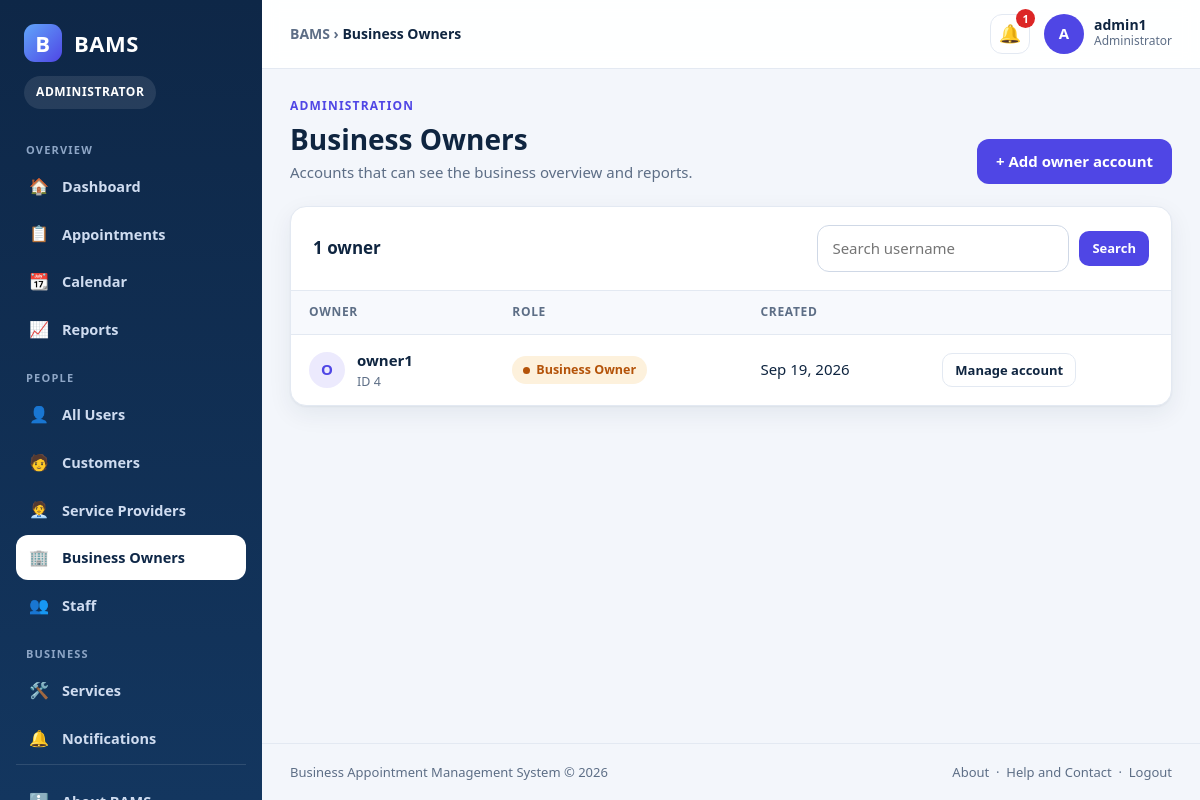
Page /manage_owners.php (signed in) on the committed database.
### tables this page shows
CREATE TABLE `users` (
  `user_id` int(11) NOT NULL,
  `username` varchar(50) NOT NULL,
  `password` varchar(255) NOT NULL,
  `role` varchar(30) NOT NULL,
  `created_at` timestamp NOT NULL DEFAULT current_timestamp()
);

### bootstrap.php (called while the page is built, shortened)
<?php
function e($value): string
{
    return htmlspecialchars((string)($value ?? ""), ENT_QUOTES, "UTF-8");
}
function initial(string $name): string
{
    $name = trim($name);
    $first = function_exists("mb_substr") ? mb_substr($name, 0, 1) : substr($name, 0, 1);
    return strtoupper($first);
}

### manage_owners.php (the view, shortened to what this page needs)
<?php
require_once __DIR__ . "/includes/layout.php";
$q = trim($_GET["q"] ?? "");
$sql = "SELECT user_id, username, created_at FROM users WHERE role = 'Business Owner'";
$sql .= " ORDER BY created_at DESC, user_id DESC";
$st = $conn->prepare($sql);
$st->execute();
$rows = $st->get_result()->fetch_all(MYSQLI_ASSOC);
?>
<div class="page-head">
    <div><div class="eyebrow">Administration</div><h1>Business Owners</h1><p>Accounts that can see the business overview and reports.</p></div>
    <div class="actions"><a class="btn" href="manage_users.php">+ Add owner account</a></div>
</div>
<div class="card">
    <div class="card-head">
        <div class="card-title"><?php echo count($rows); ?> owner<?php echo count($rows) === 1 ? "" : "s"; ?></div>
        <form class="search-bar" method="GET"><input name="q" placeholder="Search username" value="<?php echo e($q); ?>"><button class="btn btn-sm">Search</button></form>
    </div>
    <?php if (!$rows): ?>
        <div class="empty"><div class="big">🏢</div><strong>No business owners found</strong></div>
    <?php else: ?>
    <div class="table-wrap"><table>
        <thead><tr><th>Owner</th><th>Role</th><th>Created</th><th></th></tr></thead>
        <tbody>
        <?php foreach ($rows as $r): ?>
            <tr>
                <td><div class="cell-user"><div class="mini-avatar"><?php echo e(initial($r["username"])); ?></div><div><div class="cell-title"><?php echo e($r["username"]); ?></div><div class="cell-sub">ID <?php echo (int)$r["user_id"]; ?></div></div></div></td>
                <td><span class="badge b-wait">Business Owner</span></td>
                <td><?php echo e($r["created_at"] ? date("M j, Y", strtotime($r["created_at"])) : "-"); ?></td>
                <td><a class="btn btn-ghost btn-sm" href="manage_users.php?q=<?php echo urlencode($r["username"]); ?>">Manage account</a></td>
            </tr>
        <?php endforeach; ?>
        </tbody>
    </table></div>
    <?php endif; ?>
</div>

### bams.css (style rules this page uses)
:root { --bg:#f3f6fb; --surface:#ffffff; --ink:#0f2540; --muted:#5d6e86; --line:#e3e9f2; --primary:#2563eb; --primary-d:#1d4ed8; --primary-l:#e8effe; --navy:#0e2747; --navy-2:#13365f; --good:#15803d; --good-l:#e3f6ea; --wait:#b45309; --wait-l:#fdf1dc; --bad:#b91c1c; --bad-l:#fde7e7; --info:#0369a1; --info-l:#e0f2fb; --accent:#2563eb; --accent-l:#e8effe; --radius:16px; --shadow:0 1px 2px rgba(15,37,64,.05),0 8px 24px rgba(15,37,64,.07); --font:"Segoe UI",system-ui,-apple-system,"Helvetica Neue",Arial,sans-serif; }
body.role-admin { --accent:#4f46e5;--accent-l:#eceafd }
* { box-sizing:border-box }
html { scroll-behavior:smooth }
body { margin:0;font-family:var(--font);background:var(--bg);color:var(--ink);font-size:15px;line-height:1.55 }
a { color:var(--primary);text-decoration:none }
h1,h2,h3,h4 { margin:0 0 .4em;line-height:1.25 }
.page-head { display:flex;justify-content:space-between;align-items:flex-end;gap:16px;flex-wrap:wrap;margin-bottom:22px }
.page-head h1 { font-size:28px;margin:0 }
.page-head p { margin:4px 0 0;color:var(--muted) }
.eyebrow { font-size:12px;letter-spacing:1.2px;text-transform:uppercase;font-weight:800;color:var(--accent);margin-bottom:6px }
.actions { display:flex;gap:10px;flex-wrap:wrap }
.card { background:var(--surface);border:1px solid var(--line);border-radius:var(--radius);box-shadow:var(--shadow);margin-bottom:22px;overflow:hidden }
.card-head { display:flex;justify-content:space-between;align-items:center;gap:14px;flex-wrap:wrap;padding:18px 22px;border-bottom:1px solid var(--line) }
.card-title { font-size:17px;font-weight:800 }
.table-wrap { overflow-x:auto }
table { width:100%;border-collapse:collapse }
th { background:#f7f9fd;color:var(--muted);text-align:left;font-size:12px;letter-spacing:.7px;text-transform:uppercase;padding:12px 18px;white-space:nowrap;border-bottom:1px solid var(--line) }
td { padding:14px 18px;border-bottom:1px solid var(--line);vertical-align:middle }
tr:last-child td { border-bottom:0 }
.cell-user { display:flex;align-items:center;gap:12px }
.mini-avatar { width:36px;height:36px;border-radius:50%;background:var(--accent-l);color:var(--accent);display:grid;place-items:center;font-weight:800;flex:0 0 36px }
.cell-title { font-weight:700 }
.cell-sub { font-size:12.5px;color:var(--muted) }
.badge { display:inline-flex;align-items:center;gap:6px;padding:4px 11px;border-radius:999px;font-size:12.5px;font-weight:700;white-space:nowrap }
.badge::before { content:"";width:7px;height:7px;border-radius:50%;background:currentColor }
.b-wait { background:var(--wait-l);color:var(--wait) }
.btn { display:inline-flex;align-items:center;justify-content:center;gap:8px;padding:10px 18px;border-radius:12px;border:1px solid transparent;background:var(--accent);color:#fff;font:inherit;font-weight:700;cursor:pointer;text-decoration:none;transition:.15s }
.btn-ghost { background:#fff;color:var(--ink);border-color:var(--line) }
.btn-sm { padding:6px 12px;font-size:13px;border-radius:10px }
input,select,textarea { font:inherit;color:var(--ink);background:#fff;border:1px solid #cfd8e6;border-radius:12px;padding:11px 14px;width:100%;transition:.15s }
.search-bar { display:flex;gap:10px;flex-wrap:wrap;align-items:center }
.search-bar input,.search-bar select { width:auto;min-width:180px }

### rows in the picture
users: username "O", username "owner1", user_id "4", created_at "Sep 19, 2026"

### other values in the picture
$role "ADMINISTRATOR"
$group[0] "OVERVIEW"
$item[2] "🏠"
$item[1] "Dashboard"
$item[2] "📋"
$item[1] "Appointments"
$item[2] "📆"
$item[1] "Calendar"
$item[2] "📈"
$item[1] "Reports"
$group[0] "PEOPLE"
$item[2] "👤"
$item[1] "All Users"
$item[2] "🧑"
$item[1] "Customers"
